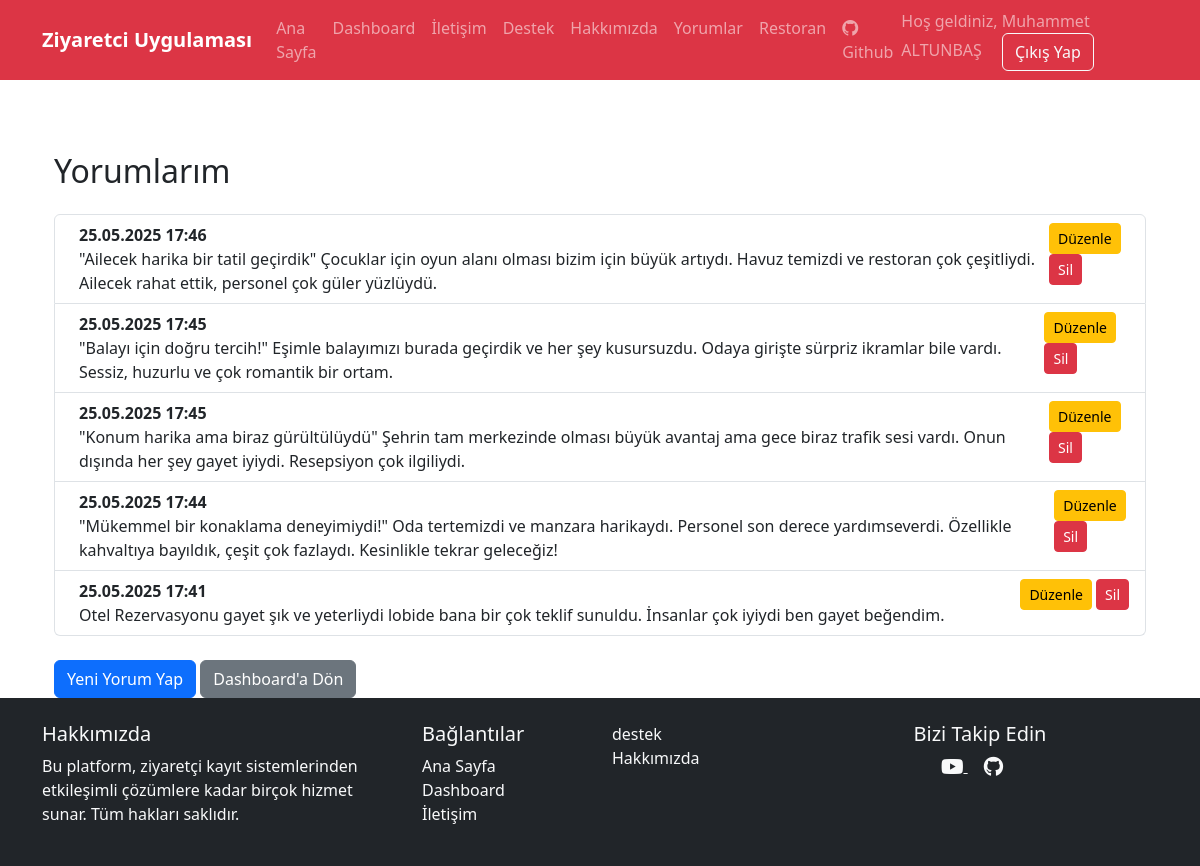
Page /yorumlar (signed in) on the committed database.
### app.py (models this page shows)
class User(UserMixin, db.Model):
    id = db.Column(db.Integer, primary_key=True)
    name = db.Column(db.String(100), nullable=False)
    email = db.Column(db.String(100), unique=True, nullable=False)
    password = db.Column(db.String(100), nullable=False)
    role = db.Column(db.Integer, default=0)  # 0: normal kullanıcı, 1: admin
    comments = db.relationship('Comment', backref='user', lazy=True)

class Comment(db.Model):
    id = db.Column(db.Integer, primary_key=True)
    user_id = db.Column(db.Integer, db.ForeignKey('user.id'), nullable=False)
    content = db.Column(db.Text, nullable=False)
    created_at = db.Column(db.DateTime, default=datetime.utcnow)

### app.py (the view)
@app.route('/yorumlar')
@login_required
def yorumlar():
    yorumlar = Comment.query.order_by(Comment.created_at.desc()).all()
    return render_template('yorumlar.html', yorumlar=yorumlar)

### app.py (called while the page is built)
@login_manager.user_loader
def load_user(user_id):
    return User.query.get(int(user_id))

### templates/yorumlar.html (shortened to what this page needs)
{% extends "base.html" %}
{% block content %}
<div class="container mt-5">
    <h2 class="mb-4">Yorumlarım</h2>
    {% if yorumlar %}
        <ul class="list-group">
            {% for yorum in yorumlar %}
                <li class="list-group-item d-flex justify-content-between align-items-start">
                    <div class="ms-2 me-auto">
                        <div class="fw-bold">{{ yorum.created_at.strftime('%d.%m.%Y %H:%M') }}</div>
                        {{ yorum.content }}
                    </div>
                    <div>
                        <a href="{{ url_for('yorum_duzenle', yorum_id=yorum.id) }}" class="btn btn-sm btn-warning">Düzenle</a>
                        <a href="{{ url_for('yorum_sil', yorum_id=yorum.id) }}" class="btn btn-sm btn-danger" onclick="return confirm('Bu yorumu silmek istediğinize emin misiniz?');">Sil</a>
                    </div>
                </li>
            {% endfor %}
        </ul>
    {% else %}
        <div class="alert alert-info mt-4">Henüz hiç yorum yapmadınız.</div>
    {% endif %}
    <a href="{{ url_for('yorum_yap') }}" class="btn btn-primary mt-4">Yeni Yorum Yap</a>
    <a href="{{ url_for('dashboard') }}" class="btn btn-secondary mt-4">Dashboard'a Dön</a>
</div>
{% endblock %}

### templates/base.html (shortened to what this page needs)
<!DOCTYPE html>
<html lang="tr">
<head>
    <link href="https://cdn.jsdelivr.net/npm/bootstrap@5.3.0/dist/css/bootstrap.min.css" rel="stylesheet">
    <link rel="stylesheet" href="https://cdn.jsdelivr.net/npm/bootstrap-icons@1.7.2/font/bootstrap-icons.css">
    <link rel="stylesheet" href="https://cdnjs.cloudflare.com/ajax/libs/font-awesome/6.0.0-beta3/css/all.min.css">
    <link rel="stylesheet" href="{{ url_for('static', filename='styles.css') }}">
</head>
<body>
    <nav class="navbar navbar-expand-lg navbar-dark bg-danger">
        <div class="container">
            <a class="navbar-brand" href="/">Ziyaretci Uygulaması</a>
            <div class="collapse navbar-collapse" id="navbarNav">
                <ul class="navbar-nav">
                    <li class="nav-item">
                        <a class="nav-link" href="/">Ana Sayfa</a>
                    </li>
                    {% if current_user.is_authenticated %}
                    <li class="nav-item">
                        <a class="nav-link" href="{{ url_for('dashboard') }}">Dashboard</a>
                    </li>
                    {% endif %}
                    <li class="nav-item">
                        <a class="nav-link" href="{{ url_for('iletisim') }}">İletişim</a>
                    </li>
                    <li class="nav-item">
                        <a class="nav-link" href="{{ url_for('destek') }}">Destek</a>
                    </li>
                    <li class="nav-item">
                        <a class="nav-link" href="{{ url_for('hakkimizda') }}">Hakkımızda</a>
                    </li>
                    <li class="nav-item">
                        <a class="nav-link" href="{{ url_for('yorum_yap') }}">Yorumlar</a>
                    </li>
                    <li class="nav-item">
                        <a class="nav-link" href="{{ url_for('restoran') }}">Restoran</a>
                    </li>
                    <li class="nav-item">
                        <a class="nav-link" href="https://github.com/BurhanKara" target="_blank">
                            <i class="bi bi-github me-1"></i> Github
                        </a>
                    </li>
                </ul>
                <div class="auth-buttons">
                    {% if current_user.is_authenticated %}
                    <span class="navbar-text me-3">Hoş geldiniz, {{ current_user.name }}</span>
                    <a href="{{ url_for('logout') }}" class="btn btn-outline-light">Çıkış Yap</a>
                    {% else %}
                    <a href="{{ url_for('login') }}" class="btn btn-outline-light me-2">Giriş Yap</a>
                    <a href="{{ url_for('register') }}" class="btn btn-light">Kayıt Ol</a>
                    {% endif %}
                </div>
            </div>
        </div>
    </nav>
    <div class="container mt-4">
        {% block content %}{% endblock %}
    </div>
</body>
</html>
</body>
</head>
<body>
    <footer class="bg-dark text-light pt-4 pb-2">
        <div class="container">
            <div class="row">
                <div class="col-md-4 mb-3">
                    <h5>Hakkımızda</h5>
                    <p>Bu platform, ziyaretçi kayıt sistemlerinden etkileşimli çözümlere kadar birçok hizmet sunar. Tüm
                        hakları saklıdır.</p>
                </div>
                <div class="col-md-2 mb-3">
                    <h5>Bağlantılar</h5>
                    <ul class="list-unstyled">
                        <li><a href="{{ url_for('index') }}" class="text-decoration-none text-light">Ana Sayfa</a></li>
                        <li><a href="{{ url_for('dashboard') }}" class="text-decoration-none text-light">Dashboard</a>
                        </li>
                        <li><a href="{{ url_for('iletisim') }}" class="text-decoration-none text-light">İletişim</a>
                        </li>
                    </ul>
                </div>
                <div class="col-md-2 mb-3">
                    <ul class="list-unstyled">
                        <li><a href="{{ url_for('destek') }}" class="text-decoration-none text-light">destek</a></li>
                        <li><a href="{{ url_for('hakkimizda') }}" class="text-decoration-none text-light">Hakkımızda</a>
                        </li>
                    </ul>
                </div>
                <div class="col-md-4 mb-3 text-center">
                    <h5>Bizi Takip Edin</h5>
                    <a href="https://www.youtube.com/channel/UCSVu-RK61O3OSvPVGqgvE-Q" target="_blank"
                        class="text-light me-3">
                        <i class="fab fa-youtube fa-lg"></i>
                    </a>
                    <a href="https://github.com/BurhanKara" target="_blank" class="text-light me-3">
                        <i class="fab fa-github fa-lg"></i>
                    </a>
                </div>
            </div>
        </div>
    </footer>
</body>
</html>
</html>

### Static/styles.css (style rules this page uses)
.navbar-brand { font-weight: bold; }
.auth-buttons { margin-left: auto; }
html, body { height: 100%; }
body { display: flex; flex-direction: column; }
:root { --primary-color: #8B0000; --secondary-color: #F4A460; }

### rows in the picture
User: name "Muhammet ALTUNBAŞ"
Comment: created_at "25.05.2025 17:46", content "\"Ailecek harika bir tatil geçirdik\" Çocuklar için oyun alanı olması bizim için büyük artıydı. Havuz temizdi ve restoran çok çeşitliydi. Ailecek rahat ettik, personel çok güler yüzlüydü."
Comment: created_at "25.05.2025 17:45", content "\"Balayı için doğru tercih!\" Eşimle balayımızı burada geçirdik ve her şey kusursuzdu. Odaya girişte sürpriz ikramlar bile vardı. Sessiz, huzurlu ve çok romantik bir ortam."
Comment: created_at "25.05.2025 17:45", content "\"Konum harika ama biraz gürültülüydü\" Şehrin tam merkezinde olması büyük avantaj ama gece biraz trafik sesi vardı. Onun dışında her şey gayet iyiydi. Resepsiyon çok ilgiliydi."
Comment: created_at "25.05.2025 17:44", content "\"Mükemmel bir konaklama deneyimiydi!\" Oda tertemizdi ve manzara harikaydı. Personel son derece yardımseverdi. Özellikle kahvaltıya bayıldık, çeşit çok fazlaydı. Kesinlikle tekrar geleceğiz!"
Comment: created_at "25.05.2025 17:41", content "Otel Rezervasyonu gayet şık ve yeterliydi lobide bana bir çok teklif sunuldu. İnsanlar çok iyiydi ben gayet beğendim."
